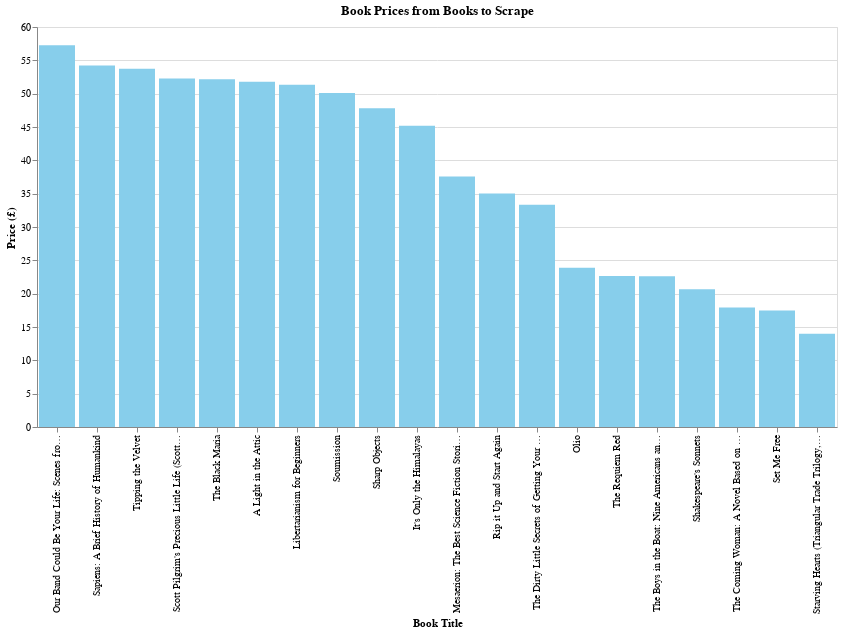

Write notebook code for a chart like this one.
### Code cell
import altair as alt

# Create a bar chart for book prices
chart = alt.Chart(books_df).mark_bar(color='skyblue').encode(
    x=alt.X('Title:N', title='Book Title', sort='-y'),
    y=alt.Y('Price (£):Q', title='Price (£)'),
    tooltip=['Title', 'Price (£)', 'Availability']
).properties(
    title='Book Prices from Books to Scrape',
    width=800,
    height=400
)

# Display the chart
chart.show()

### Figure 1 — Vega-Lite specification as saved in the notebook (floating-point values rounded to 4 significant figures)
{"config": {"view": {"continuousWidth": 300, "continuousHeight": 300}}, "data": {"name": "data-755ddde54fb655e9b1e58befd5bfacb5"}, "mark": {"type": "bar", "color": "skyblue"}, "encoding": {"tooltip": [{"field": "Title", "type": "nominal"}, {"field": "Price (£)", "type": "quantitative"}, {"field": "Availability", "type": "nominal"}], "x": {"field": "Title", "sort": "-y", "title": "Book Title", "type": "nominal"}, "y": {"field": "Price (£)", "title": "Price (£)", "type": "quantitative"}}, "height": 400, "title": "Book Prices from Books to Scrape", "width": 800, "$schema": "https://vega.github.io/schema/vega-lite/v5.20.1.json", "datasets": {"data-755ddde54fb655e9b1e58befd5bfacb5": [{"Title": "A Light in the Attic", "Price (£)": 51.77, "Availability": "In stock"}, {"Title": "Tipping the Velvet", "Price (£)": 53.74, "Availability": "In stock"}, {"Title": "Soumission", "Price (£)": 50.1, "Availability": "In stock"}, {"Title": "Sharp Objects", "Price (£)": 47.82, "Availability": "In stock"}, {"Title": "Sapiens: A Brief History of Humankind", "Price (£)": 54.23, "Availability": "In stock"}, {"Title": "The Requiem Red", "Price (£)": 22.65, "Availability": "In stock"}, {"Title": "The Dirty Little Secrets of Getting Your Dream Job", "Price (£)": 33.34, "Availability": "In stock"}, {"Title": "The Coming Woman: A Novel Based on the Life of the Infamous Feminist, Victoria Woodhull", "Price (£)": 17.93, "Availability": "In stock"}, {"Title": "The Boys in the Boat: Nine Americans and Their Epic Quest for Gold at the 1936 Berlin Olympics", "Price (£)": 22.6, "Availability": "In stock"}, {"Title": "The Black Maria", "Price (£)": 52.15, "Availability": "In stock"}, {"Title": "Starving Hearts (Triangular Trade Trilogy, #1)", "Price (£)": 13.99, "Availability": "In stock"}, {"Title": "Shakespeare's Sonnets", "Price (£)": 20.66, "Availability": "In stock"}, {"Title": "Set Me Free", "Price (£)": 17.46, "Availability": "In stock"}, {"Title": "Scott Pilgrim's Precious Little Life (Scott Pilgrim #1)", "Price (£)": 52.29, "Availability": "In stock"}, {"Title": "Rip it Up and Start Again", "Price (£)": 35.02, "Availability": "In stock"}, {"Title": "Our Band Could Be Your Life: Scenes from the American Indie Underground, 1981-1991", "Price (£)": 57.25, "Availability": "In stock"}, {"Title": "Olio", "Price (£)": 23.88, "Availability": "In stock"}, {"Title": "Mesaerion: The Best Science Fiction Stories 1800-1849", "Price (£)": 37.59, "Availability": "In stock"}, {"Title": "Libertarianism for Beginners", "Price (£)": 51.33, "Availability": "In stock"}, {"Title": "It's Only the Himalayas", "Price (£)": 45.17, "Availability": "In stock"}]}}
